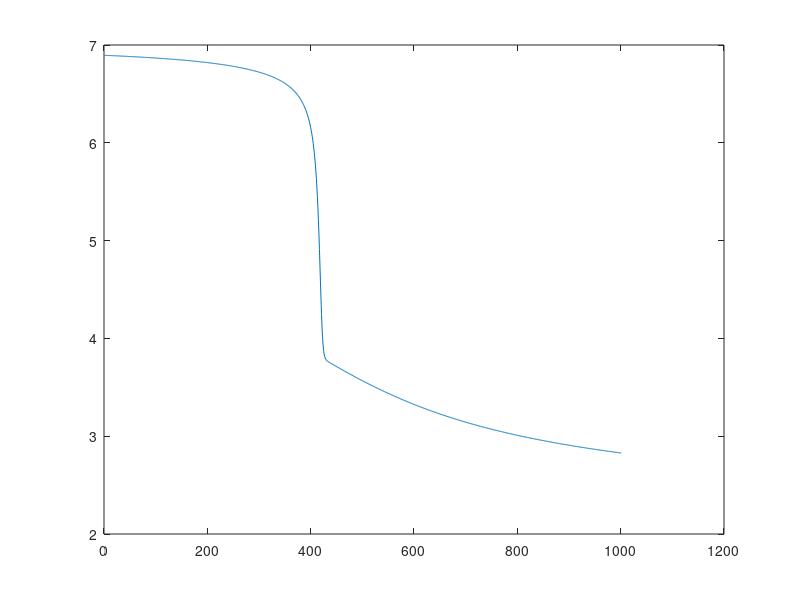

Recreate this plot in MATLAB.
clear all;
dados = load('dados1.txt');
x = dados(:,1:3)';
d = dados(:,4)';
[n m] = size(x);
w = rand(n,1);
z = x'*w;

for p = 1:m   
    y(:,p) = 1/(1+exp(-2*z(p,:)));
end
k = 1;
erro(k) = 1/2*(sum((d - y).^2));

while erro(k) > 0.05
    for i = 1:n
        for j = 1:m
            w(i,1) = w(i,1) + 0.001*2*(d(1,j) - (1 / (1+exp(-2*z(j,1)))))*x(i,j)*exp(-2*z(j,1))/((1+exp(-2*z(j,1)))^2);
        end
    end
    z = x'*w;
    for p = 1:m   
        y(:,p) = 1/(1+exp(-2*z(p,:)));
    end
        k = k+1;
        erro(k) = 1/2*(sum((d - y).^2));
   
    if k >1000
        break
    end
end
plot(erro);
    